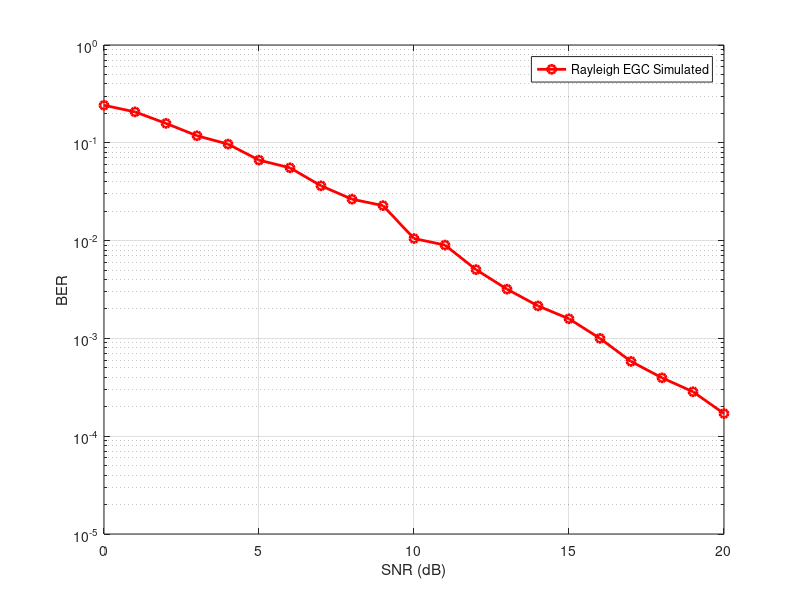

Here is the MATLAB script that generated this plot:
% Analysis of Bit Error Rate(BER) of receivers with Equal Gain Combining(EGC) 
% receiving diversity in frequency-flat and in slowly varying fading channel

clc;
close all;

% Number of information bits
m= 10^3;
%Range of SNR values
snrdB = 0:20;
for j=1:length(snrdB)
    nerr = 0;
    nbits = 0;
    while nerr < 100
        infbits=round(rand(1,m));
        % BPSK modulator
        x=-2*(infbits-0.5);
        % Noise variance
        N0=1/10^(snrdB(j)/10);
        nl= sqrt(N0/2)*abs((randn(1,length(x)) + i*randn(1, length(x)))); %noise for the first
        n2 = sqrt(N0/2)*abs((randn(1,length(x)) + i*randn(1,length(x)))); %noise for the second
        hl =sqrt(0.5)*abs((randn(1,length(x)) + i*randn(1, length(x)))); %rayleigh amplitude
        h2 = sqrt(0.5)*abs((randn(1,length(x))+ i*randn(1 , length(x)))); %orayleigh amplitude 2
        %Equal Gain combining
        yl =hl.*x+nl; % Signal 1
        y2 =h2.*x+n2; % Signal 2
        yequal = 0.5*(yl +y2);
        % dec metric=(norm(y equal- hl *x-h2 *x)y^2;
        % Decision making at the Receiver
        estbits=yequal<0;
        % Calculate Bit Errors
        diff=infbits-estbits;
        nerr=nerr+sum(abs(diff));
        nbits=nbits+length(infbits);
    end
    % Calculate Bit Error Rate
    BER(j)=nerr/nbits;
end
semilogy(snrdB,BER,'or-','LineWidth',2);
legend('Rayleigh EGC Simulated', 'Rayleigh Theoretical');
axis([0 20 10^-5 1]);
xlabel('SNR (dB)');
ylabel('BER');
grid on;
